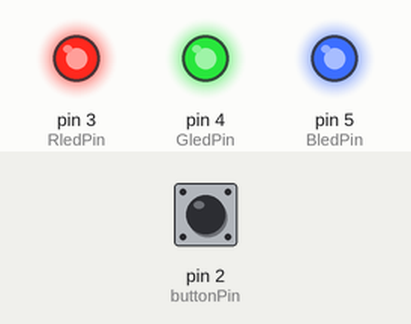
Simulated run of this sketch. Board: Arduino Uno, built with avr-gcc and run on an emulated ATmega328P. Shown: output pins drawn as LEDs (lit = HIGH). The inputs (shaded band) are chosen by the test bench; at power-on: pin 2 (buttonPin) LOW.

Above: at 1.2 s.
1.3 s: pin 2 (buttonPin) pulled HIGH for 0.15 s
At 2.5 s:
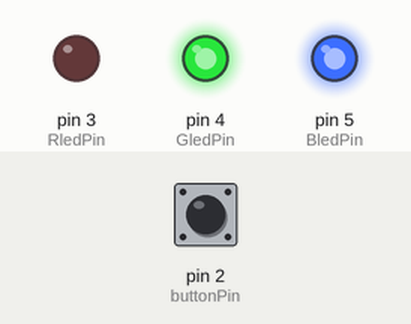
3.1 s: pin 2 (buttonPin) pulled HIGH for 1 s
At 3.9 s:
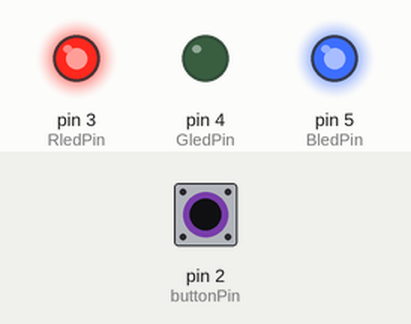
5.6 s: pin 2 (buttonPin) pulled HIGH for 0.15 s
At 7.0 s:
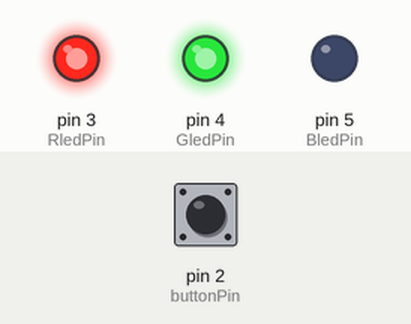
7.4 s: pin 2 (buttonPin) pulled HIGH for 3.2 s
At 8.4 s:
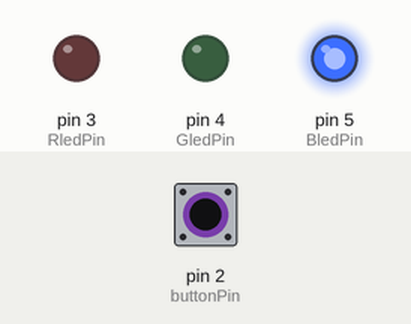
12.1 s: pin 2 (buttonPin) pulled HIGH for 0.15 s
At 13.2 s:
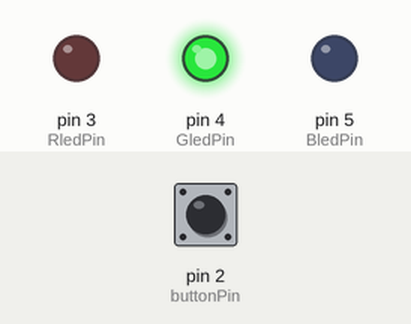
13.9 s: pin 2 (buttonPin) pulled HIGH for 1 s
At 15.7 s:
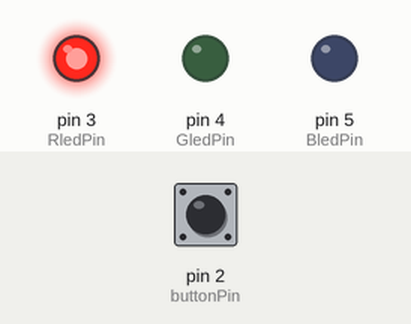
Timing chart, 0 to 17.2 s (numbered marks = the images above; inputs shaded):
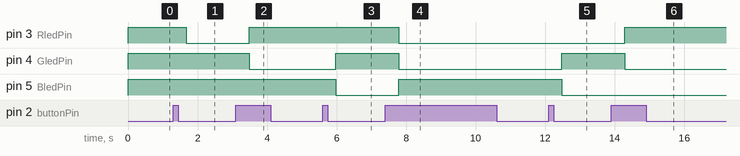

Measured:
- after the input at 1.3 s, pin 3 (RledPin): HIGH → LOW after 0.38 s
- after the input at 3.1 s, pin 3 (RledPin): LOW → HIGH after 0.38 s; pin 4 (GledPin): HIGH → LOW after 0.38 s
- after the input at 5.6 s, pin 4 (GledPin): LOW → HIGH after 0.38 s; pin 5 (BledPin): HIGH → LOW after 0.38 s
- after the input at 7.4 s, pin 3 (RledPin), pin 4 (GledPin): HIGH → LOW after 0.38 s; pin 5 (BledPin): LOW → HIGH after 0.38 s
- after the input at 12.1 s, pin 4 (GledPin): LOW → HIGH after 0.38 s; pin 5 (BledPin): HIGH → LOW after 0.38 s
- after the input at 13.9 s, pin 3 (RledPin): LOW → HIGH after 0.38 s; pin 4 (GledPin): HIGH → LOW after 0.38 s

The sketch:

sketch_buttonChangeColorDoubleclick.ino
```cpp
const int buttonPin = 2;
const int RledPin = 3;
const int GledPin = 4;
const int BledPin = 5;

const unsigned long debounceTime = 30;
const unsigned long doubleClickTime = 350;

int lastRawState = LOW;
int buttonState = LOW;  // Letzter stabiler Tasterzustand

unsigned long lastChangeTime = 0;
unsigned long timeFirstClick = 0;

int clickAmount = 0;
int ledcolor = 0;
bool lampOff = false;

void setup() {
  pinMode(RledPin, OUTPUT);
  pinMode(GledPin, OUTPUT);
  pinMode(BledPin, OUTPUT);
  pinMode(buttonPin, INPUT);
}

void loop() {
  unsigned long currentTime = millis();
  int rawState = digitalRead(buttonPin);

  // Taster entprellen: Eine Änderung muss zunächst stabil bleiben.
  if (rawState != lastRawState) {
    lastChangeTime = currentTime;
  }

  if (currentTime - lastChangeTime >= debounceTime) {
    if (rawState != buttonState) {
      buttonState = rawState;

      // Ein neuer Tastendruck: LOW -> HIGH
      if (buttonState == HIGH) {
        if (clickAmount == 0) {
          timeFirstClick = currentTime;
          clickAmount = 1;
        } else if (currentTime - timeFirstClick <= doubleClickTime) {
          lampOff = true;
          clickAmount = 0;
        }
      }
    }
  }

  lastRawState = rawState;

  // Kein zweiter Klick innerhalb des Zeitfensters: Einzelklick.
  if (clickAmount == 1 &&
      currentTime - timeFirstClick > doubleClickTime) {
    ledcolor = (ledcolor + 1) % 8;
    lampOff = false;
    clickAmount = 0;
  }

  // LED-Zustand ausgeben.
  if (lampOff) {
    digitalWrite(RledPin, HIGH);
    digitalWrite(GledPin, HIGH);
    digitalWrite(BledPin, HIGH);
  } else if (ledcolor == 0) {
    digitalWrite(RledPin, HIGH);
    digitalWrite(GledPin, HIGH);
    digitalWrite(BledPin, HIGH);
  } else if (ledcolor == 1) {
    digitalWrite(RledPin, LOW);
    digitalWrite(GledPin, HIGH);
    digitalWrite(BledPin, HIGH);
  } else if (ledcolor == 2) {
    digitalWrite(RledPin, HIGH);
    digitalWrite(GledPin, LOW);
    digitalWrite(BledPin, HIGH);
  } else if (ledcolor == 3) {
    digitalWrite(RledPin, HIGH);
    digitalWrite(GledPin, HIGH);
    digitalWrite(BledPin, LOW);
  } else if (ledcolor == 4) {
    digitalWrite(RledPin, LOW);
    digitalWrite(GledPin, LOW);
    digitalWrite(BledPin, HIGH);
  } else if (ledcolor == 5) {
    digitalWrite(RledPin, LOW);
    digitalWrite(GledPin, HIGH);
    digitalWrite(BledPin, LOW);
  } else if (ledcolor == 6) {
    digitalWrite(RledPin, HIGH);
    digitalWrite(GledPin, LOW);
    digitalWrite(BledPin, LOW);
  } else if (ledcolor == 7) {
    digitalWrite(RledPin, LOW);
    digitalWrite(GledPin, LOW);
    digitalWrite(BledPin, LOW);
  }
}
```
